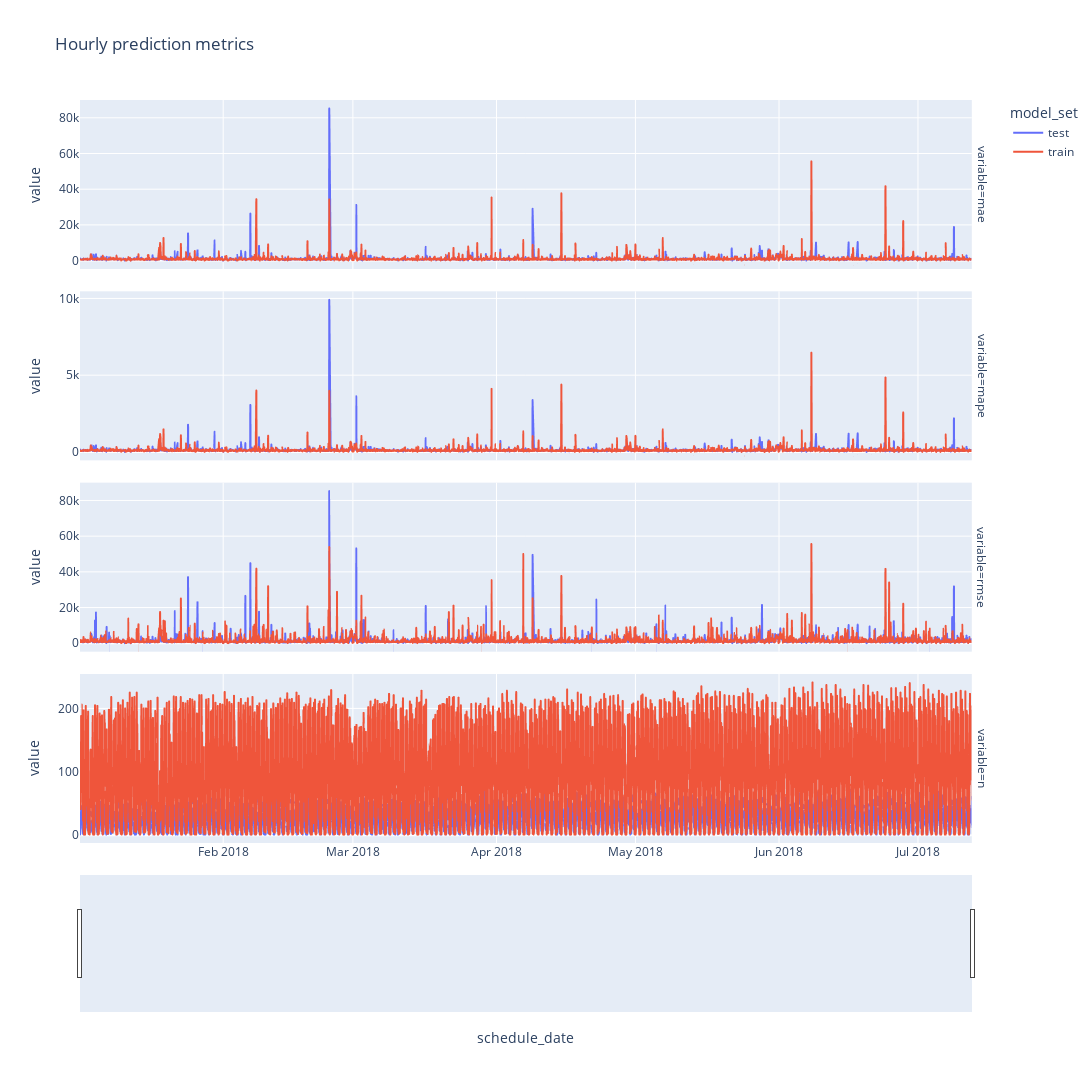

The code cell stored with this chart in its notebook:
### Code cell
import plotly.express as px
fig = px.line(df_hourly_metrics_long, x="schedule_date", y="value", facet_row="variable", color="model_set",
             width=1200, height=1200, title="Hourly prediction metrics")
# Add range slider
fig.update_layout(
    xaxis=dict(
        rangeslider=dict(
            visible=True
        ),
        type="date"
    ),
    hovermode="x"
)
fig.update_yaxes(matches=None)
# fig.update_xaxes(matches=None)
fig.show()

### Figure 1 — Plotly figure (JSON) as saved in the notebook; plotly's stock layout.template omitted (floating-point values rounded to 4 significant figures; data arrays with more than 128 entries replaced by an {"elided": "..."} marker saying what was removed)
{"data": [{"hovertemplate": "model_set=test<br>variable=mae<br>schedule_date=%{x}<br>value=%{y}<extra></extra>", "legendgroup": "test", "line": {"color": "#636efa", "dash": "solid"}, "mode": "lines", "name": "test", "showlegend": true, "type": "scattergl", "x": {"elided": "3613 str values"}, "xaxis": "x4", "y": {"elided": "3613 float values"}, "yaxis": "y4"}, {"hovertemplate": "model_set=test<br>variable=mape<br>schedule_date=%{x}<br>value=%{y}<extra></extra>", "legendgroup": "test", "line": {"color": "#636efa", "dash": "solid"}, "mode": "lines", "name": "test", "showlegend": false, "type": "scattergl", "x": {"elided": "3613 str values"}, "xaxis": "x3", "y": {"elided": "3613 float values"}, "yaxis": "y3"}, {"hovertemplate": "model_set=test<br>variable=rmse<br>schedule_date=%{x}<br>value=%{y}<extra></extra>", "legendgroup": "test", "line": {"color": "#636efa", "dash": "solid"}, "mode": "lines", "name": "test", "showlegend": false, "type": "scattergl", "x": {"elided": "3613 str values"}, "xaxis": "x2", "y": {"elided": "3613 float values"}, "yaxis": "y2"}, {"hovertemplate": "model_set=test<br>variable=n<br>schedule_date=%{x}<br>value=%{y}<extra></extra>", "legendgroup": "test", "line": {"color": "#636efa", "dash": "solid"}, "mode": "lines", "name": "test", "showlegend": false, "type": "scattergl", "x": {"elided": "3613 str values"}, "xaxis": "x", "y": {"elided": "3613 int values"}, "yaxis": "y"}, {"hovertemplate": "model_set=train<br>variable=mae<br>schedule_date=%{x}<br>value=%{y}<extra></extra>", "legendgroup": "train", "line": {"color": "#EF553B", "dash": "solid"}, "mode": "lines", "name": "train", "showlegend": true, "type": "scattergl", "x": {"elided": "4050 str values"}, "xaxis": "x4", "y": {"elided": "4050 float values"}, "yaxis": "y4"}, {"hovertemplate": "model_set=train<br>variable=mape<br>schedule_date=%{x}<br>value=%{y}<extra></extra>", "legendgroup": "train", "line": {"color": "#EF553B", "dash": "solid"}, "mode": "lines", "name": "train", "showlegend": false, "type": "scattergl", "x": {"elided": "4050 str values"}, "xaxis": "x3", "y": {"elided": "4050 float values"}, "yaxis": "y3"}, {"hovertemplate": "model_set=train<br>variable=rmse<br>schedule_date=%{x}<br>value=%{y}<extra></extra>", "legendgroup": "train", "line": {"color": "#EF553B", "dash": "solid"}, "mode": "lines", "name": "train", "showlegend": false, "type": "scattergl", "x": {"elided": "4050 str values"}, "xaxis": "x2", "y": {"elided": "4050 float values"}, "yaxis": "y2"}, {"hovertemplate": "model_set=train<br>variable=n<br>schedule_date=%{x}<br>value=%{y}<extra></extra>", "legendgroup": "train", "line": {"color": "#EF553B", "dash": "solid"}, "mode": "lines", "name": "train", "showlegend": false, "type": "scattergl", "x": {"elided": "4050 str values"}, "xaxis": "x", "y": {"elided": "4050 int values"}, "yaxis": "y"}], "layout": {"annotations": [{"font": {}, "showarrow": false, "text": "variable=n", "textangle": 90, "x": 0.98, "xanchor": "left", "xref": "paper", "y": 0.1138, "yanchor": "middle", "yref": "paper"}, {"font": {}, "showarrow": false, "text": "variable=rmse", "textangle": 90, "x": 0.98, "xanchor": "left", "xref": "paper", "y": 0.3712, "yanchor": "middle", "yref": "paper"}, {"font": {}, "showarrow": false, "text": "variable=mape", "textangle": 90, "x": 0.98, "xanchor": "left", "xref": "paper", "y": 0.6288, "yanchor": "middle", "yref": "paper"}, {"font": {}, "showarrow": false, "text": "variable=mae", "textangle": 90, "x": 0.98, "xanchor": "left", "xref": "paper", "y": 0.8862, "yanchor": "middle", "yref": "paper"}], "height": 1200, "hovermode": "x", "legend": {"title": {"text": "model_set"}, "tracegroupgap": 0}, "title": {"text": "Hourly prediction metrics"}, "width": 1200, "xaxis": {"anchor": "y", "autorange": true, "domain": [0, 0.98], "range": ["2018-01-01 02:00", "2018-07-12 15:00"], "rangeslider": {"autorange": true, "range": ["2018-01-01 02:00", "2018-07-12 15:00"], "visible": true, "yaxis": {"_template": null, "rangemode": "match"}}, "title": {"text": "schedule_date"}, "type": "date"}, "xaxis2": {"anchor": "y2", "autorange": true, "domain": [0, 0.98], "matches": "x", "range": ["2018-01-01 02:00", "2018-07-12 15:00"], "showticklabels": false, "type": "date"}, "xaxis3": {"anchor": "y3", "autorange": true, "domain": [0, 0.98], "matches": "x", "range": ["2018-01-01 02:00", "2018-07-12 15:00"], "showticklabels": false, "type": "date"}, "xaxis4": {"anchor": "y4", "autorange": true, "domain": [0, 0.98], "matches": "x", "range": ["2018-01-01 02:00", "2018-07-12 15:00"], "showticklabels": false, "type": "date"}, "yaxis": {"anchor": "x", "autorange": true, "domain": [0, 0.2275], "range": [-12.33, 254.3], "title": {"text": "value"}, "type": "linear"}, "yaxis2": {"anchor": "x2", "autorange": true, "domain": [0.2575, 0.485], "range": [-4731.0, 89980.0], "title": {"text": "value"}, "type": "linear"}, "yaxis3": {"anchor": "x3", "autorange": true, "domain": [0.515, 0.7425], "range": [-550.2, 10460.0], "title": {"text": "value"}, "type": "linear"}, "yaxis4": {"anchor": "x4", "autorange": true, "domain": [0.7725, 1], "range": [-4731.0, 89980.0], "title": {"text": "value"}, "type": "linear"}}}
